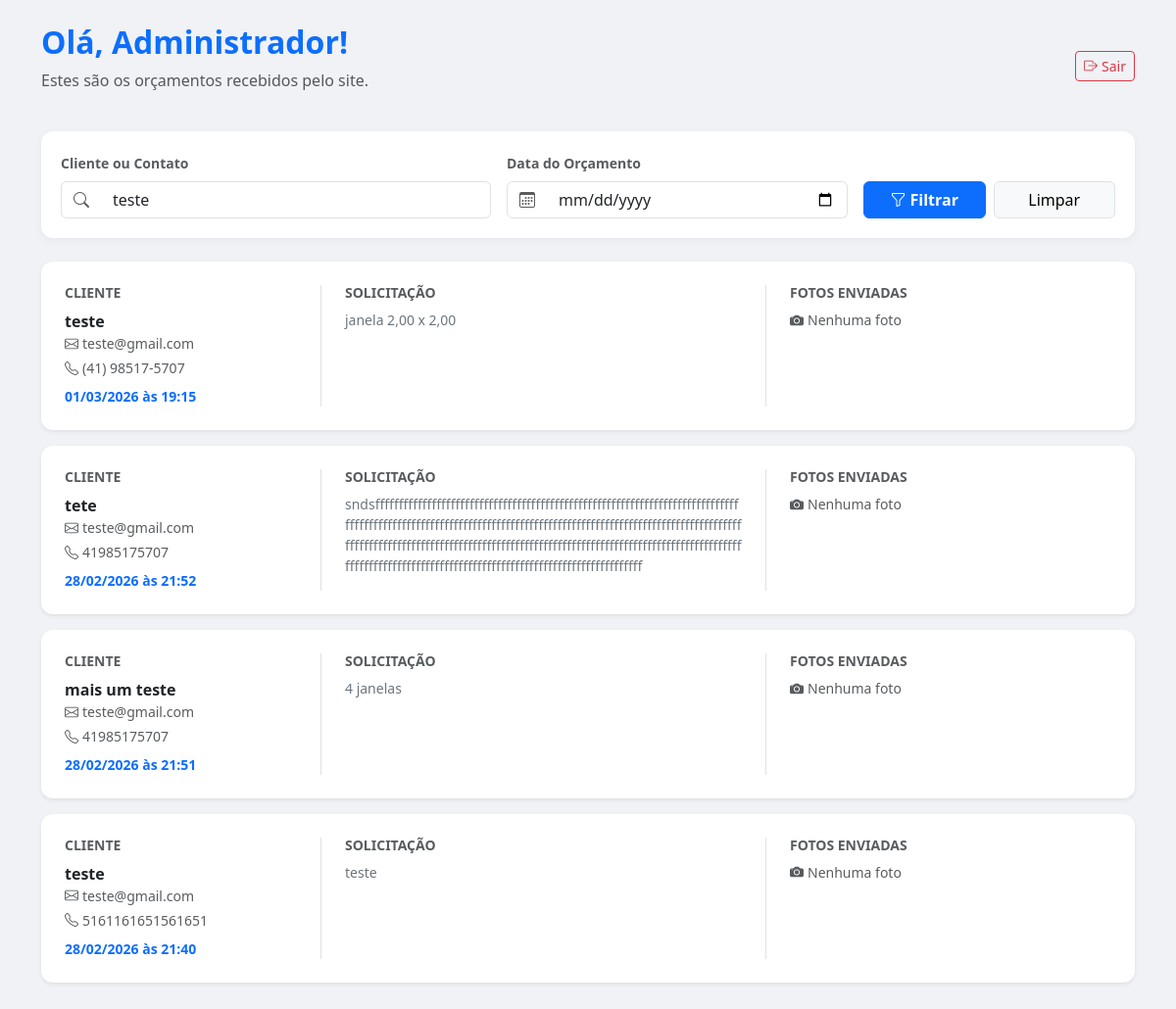
The app's page /processa_contato.php?filtro_texto=teste (signed in) with its own data.
### tables this page shows
CREATE TABLE `contatos` (
  `id` int(11) NOT NULL,
  `nome_completo` varchar(150) NOT NULL,
  `email` varchar(100) NOT NULL,
  `telefone` varchar(20) NOT NULL,
  `mensagem` text DEFAULT NULL,
  `foto_caminho` varchar(255) DEFAULT NULL,
  `data_envio` timestamp NOT NULL DEFAULT current_timestamp()
);

### processa_contato.php (the view, shortened to what this page needs)
<?php
require_once 'config.php';
$filtro_texto = $_GET['filtro_texto'] ?? '';
$filtro_data  = $_GET['filtro_data'] ?? '';
$sql = "SELECT * FROM contatos WHERE 1=1";
$params = [];
$tipos = "";
if (!empty($filtro_texto)) {
    $sql .= " AND (nome_completo LIKE ? OR email LIKE ? OR telefone LIKE ?)";
    $termo = "%" . $filtro_texto . "%";
    $params[] = $termo;
    $params[] = $termo;
    $params[] = $termo;
    $tipos .= "sss";
}
$sql .= " ORDER BY data_envio DESC";
$stmt_view = $conn->prepare($sql);
if (!empty($params)) {
    $stmt_view->bind_param($tipos, ...$params);
}
$stmt_view->execute();
$resultado = $stmt_view->get_result();
?>
<!DOCTYPE html>
<html lang="pt-br">
<head>
    <link href="https://cdn.jsdelivr.net/npm/bootstrap@5.3.0/dist/css/bootstrap.min.css" rel="stylesheet">
    <link rel="stylesheet" href="https://cdn.jsdelivr.net/npm/bootstrap-icons@1.11.1/font/bootstrap-icons.css">
</head>
<body class="py-4">
<div class="container">
    <div class="d-flex justify-content-between align-items-center mb-4">
        <div>
            <h2 class="fw-bold text-primary">Olá, <?php echo htmlspecialchars($_SESSION['user_nome'] ?? 'Admin'); ?>!</h2>
            <p class="text-muted">Estes são os orçamentos recebidos pelo site.</p>
        </div>
        <a href="login.php" class="btn btn-outline-danger btn-sm"><i class="bi bi-box-arrow-right me-1"></i>Sair</a>
    </div>
    <div class="filtro-container mb-4">
        <form method="GET" action="processa_contato.php" class="row g-3 align-items-end">
            <div class="col-md-5">
                <label class="form-label text-muted small fw-bold">Cliente ou Contato</label>
                <div class="input-group">
                    <span class="input-group-text bg-white"><i class="bi bi-search text-muted"></i></span>
                    <input type="text" name="filtro_texto" class="form-control border-start-0"
                           placeholder="Nome, e-mail ou telefone..."
                           value="<?php echo htmlspecialchars($filtro_texto); ?>">
                </div>
            </div>
            <div class="col-md-4">
                <label class="form-label text-muted small fw-bold">Data do Orçamento</label>
                <div class="input-group">
                    <span class="input-group-text bg-white"><i class="bi bi-calendar3 text-muted"></i></span>
                    <input type="date" name="filtro_data" class="form-control border-start-0"
                           value="<?php echo htmlspecialchars($filtro_data); ?>">
                </div>
            </div>
            <div class="col-md-3 d-flex gap-2">
                <button type="submit" class="btn btn-primary w-100 fw-bold"><i class="bi bi-funnel me-1"></i>Filtrar</button>
                <?php if(!empty($filtro_texto) || !empty($filtro_data)): ?>
                    <a href="processa_contato.php" class="btn btn-light border w-100">Limpar</a>
                <?php endif; ?>
            </div>
        </form>
    </div>
    <div class="row">
        <?php if($resultado->num_rows > 0): ?>
            <?php while($row = $resultado->fetch_assoc()): ?>
            <div class="col-12 mb-3">
                <div class="card shadow-sm card-orcamento">
                    <div class="card-body p-4">
                        <div class="row">
                            <div class="col-md-3">
                                <h6 class="text-muted small fw-bold">CLIENTE</h6>
                                <p class="mb-0 fw-bold"><?php echo htmlspecialchars($row['nome_completo']); ?></p>
                                <small class="text-muted d-block mb-1"><i class="bi bi-envelope me-1"></i><?php echo htmlspecialchars($row['email']); ?></small>
                                <small class="text-muted d-block mb-1"><i class="bi bi-telephone me-1"></i><?php echo htmlspecialchars($row['telefone']); ?></small>
                                <small class="text-primary fw-bold mt-2 d-block"><?php echo date('d/m/Y \à\s H:i', strtotime($row['data_envio'])); ?></small>
                            </div>
                            <div class="col-md-5 border-start border-end px-4">
                                <h6 class="text-muted small fw-bold">SOLICITAÇÃO</h6>
                                <p class="small mb-0 text-secondary"><?php echo nl2br(htmlspecialchars($row['mensagem'])); ?></p>
                            </div>
                            <div class="col-md-4 ps-4">
                                <h6 class="text-muted small fw-bold">FOTOS ENVIADAS</h6>
                                <div class="d-flex flex-wrap gap-2 mt-2">
                                    <?php
                                    $fotos_array = array_filter(explode(',', $row['foto_caminho']));
                                    $total_fotos = count($fotos_array);
                                    if($total_fotos > 0) {
                                        $primeira_foto = trim($fotos_array[0]);
                                        echo "<div class='position-relative' data-bs-toggle='modal' data-bs-target='#modalGaleria{$row['id']}' style='cursor:pointer;'>
                                                <img src='uploads/{$primeira_foto}' class='foto-miniatura border shadow-sm'>
                                              </div>";
                                        echo "<button class='btn btn-sm btn-outline-primary mt-2 d-block w-100' data-bs-toggle='modal' data-bs-target='#modalGaleria{$row['id']}'>
                                                <i class='bi bi-arrows-fullscreen me-1'></i> Ver Tela Cheia ({$total_fotos})
                                              </button>";
                                    } else {
                                        echo "<span class='text-muted small italic'><i class='bi bi-camera-fill me-1'></i>Nenhuma foto</span>";
                                    }
                                    ?>
                                </div>
                            </div>
                        </div>
                    </div>
                </div>
                </div>
            <?php endwhile; ?>
        <?php endif; ?>
    </div>
</div>
</body>
</html>

### processa_contato.php (style rules this page uses)
body { background-color: #f0f2f5; }
.card-orcamento { border: none; border-radius: 12px; transition: 0.3s; }
.filtro-container { background: #fff; border-radius: 12px; padding: 20px; box-shadow: 0 2px 10px rgba(0,0,0,0.05); }

### records on screen
contatos: nome_completo "teste", email "teste@gmail.com", telefone "(41) 98517-5707", data_envio "01/03/2026 às 19:15", mensagem "janela 2,00 x 2,00", foto_caminho "Nenhuma foto"
contatos: nome_completo "tete", email "teste@gmail.com", telefone "41985175707", data_envio "28/02/2026 às 21:52", mensagem "sndsffffffffffffffffffffffffffffffffffffffffffffffffffffffffffffffffffffffffffffffffffffffffffffffffffffffffffffffffffffffffffffffffffffffffffffffffffffffffffffffffffffffffffffffffffffffffffffffffffffffffffffffffffffffffffffffffffffffffffffffffffffffffffffffffffffffffffffffffffffffffffffffffffffffffffffffffffff", foto_caminho "Nenhuma foto"
contatos: nome_completo "mais um teste", email "teste@gmail.com", telefone "41985175707", data_envio "28/02/2026 às 21:51", mensagem "4 janelas", foto_caminho "Nenhuma foto"
contatos: nome_completo "teste", email "teste@gmail.com", telefone "5161161651561651", data_envio "28/02/2026 às 21:40", mensagem "teste", foto_caminho "Nenhuma foto"

### other values on screen
$_SESSION['user_nome'] "Administrador"
